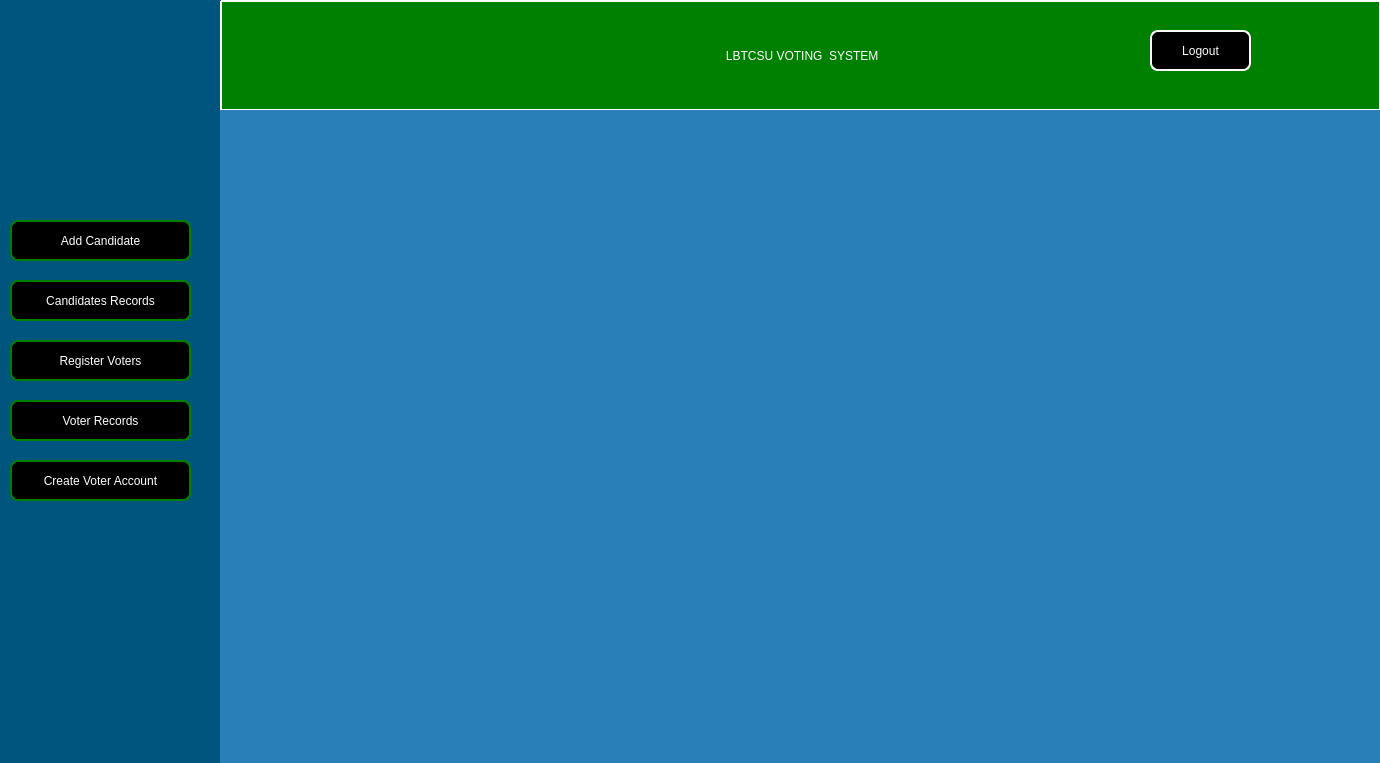
<?xml version="1.0" encoding="UTF-8"?>
<ui version="4.0">
 <class>Dashboard</class>
 <widget class="QDialog" name="Dashboard">
  <property name="geometry">
   <rect>
    <x>0</x>
    <y>0</y>
    <width>1380</width>
    <height>763</height>
   </rect>
  </property>
  <property name="windowTitle">
   <string>Dialog</string>
  </property>
  <property name="styleSheet">
   <string notr="true">
QDialog{



}</string>
  </property>
  <widget class="QPushButton" name="pushButton">
   <property name="geometry">
    <rect>
     <x>220</x>
     <y>0</y>
     <width>1161</width>
     <height>111</height>
    </rect>
   </property>
   <property name="styleSheet">
    <string notr="true">     
QPushButton{
                    color: rgb(255, 255, 255);
                    border:2px solid  white;
                    border-radius: 1px;
                    padding: 0 8px;
                    background-color: green;
                    font: 500 11pt ;
                   

}

 </string>
   </property>
   <property name="text">
    <string> LBTCSU VOTING  SYSTEM</string>
   </property>
  </widget>
  <widget class="QPushButton" name="btn_Dashboard_logout">
   <property name="geometry">
    <rect>
     <x>1150</x>
     <y>30</y>
     <width>101</width>
     <height>41</height>
    </rect>
   </property>
   <property name="styleSheet">
    <string notr="true">    
QPushButton{
                    color: rgb(255, 255, 255);
                    border:2px solid white;
                    border-radius: 8px;
                    padding: 0 8px;
                    background-color: rgb(255, 267, 245);
                    font: 500 11pt ;
                   

}

 </string>
   </property>
   <property name="text">
    <string>Logout</string>
   </property>
  </widget>
  <widget class="QPushButton" name="btn_Add_candidate">
   <property name="geometry">
    <rect>
     <x>10</x>
     <y>220</y>
     <width>181</width>
     <height>41</height>
    </rect>
   </property>
   <property name="styleSheet">
    <string notr="true">    
QPushButton{
                    color: rgb(255, 255, 255);
                    border:2px solid green;
                    border-radius: 8px;
                    padding: 0 8px;
                    background-color: rgb(255, 267, 245);
                    font: 500 11pt ;
                   

}

 </string>
   </property>
   <property name="text">
    <string>Add Candidate</string>
   </property>
  </widget>
  <widget class="QPushButton" name="btn_Register_Voter">
   <property name="geometry">
    <rect>
     <x>10</x>
     <y>340</y>
     <width>181</width>
     <height>41</height>
    </rect>
   </property>
   <property name="styleSheet">
    <string notr="true">    
QPushButton{
                    color: rgb(255, 255, 255);
                    border:2px solid green;
                    border-radius: 8px;
                    padding: 0 8px;
                    background-color: rgb(255, 267, 245);
                    font: 500 11pt ;
                   

}

 </string>
   </property>
   <property name="text">
    <string>Register Voters</string>
   </property>
  </widget>
  <widget class="QPushButton" name="btn_cadidates_records">
   <property name="geometry">
    <rect>
     <x>10</x>
     <y>280</y>
     <width>181</width>
     <height>41</height>
    </rect>
   </property>
   <property name="styleSheet">
    <string notr="true">    
QPushButton{
                    color: rgb(255, 255, 255);
                    border:2px solid green;
                    border-radius: 8px;
                    padding: 0 8px;
                    background-color: rgb(255, 267, 245);
                    font: 500 11pt ;
                   

}

 </string>
   </property>
   <property name="text">
    <string>Candidates Records</string>
   </property>
  </widget>
  <widget class="QPushButton" name="btn_voter_records">
   <property name="geometry">
    <rect>
     <x>10</x>
     <y>400</y>
     <width>181</width>
     <height>41</height>
    </rect>
   </property>
   <property name="styleSheet">
    <string notr="true">    
QPushButton{
                    color: rgb(255, 255, 255);
                    border:2px solid green;
                    border-radius: 8px;
                    padding: 0 8px;
                    background-color: rgb(255, 267, 245);
                    font: 500 11pt ;
                   

}

 </string>
   </property>
   <property name="text">
    <string>Voter Records</string>
   </property>
  </widget>
  <widget class="QLabel" name="BodyLabel">
   <property name="geometry">
    <rect>
     <x>220</x>
     <y>110</y>
     <width>1161</width>
     <height>763</height>
    </rect>
   </property>
   <property name="styleSheet">
    <string notr="true">background-color: #2980b9;</string>
   </property>
   <property name="text">
    <string/>
   </property>
  </widget>
  <widget class="QPushButton" name="btn_voter_account">
   <property name="geometry">
    <rect>
     <x>10</x>
     <y>460</y>
     <width>181</width>
     <height>41</height>
    </rect>
   </property>
   <property name="styleSheet">
    <string notr="true">    
QPushButton{
                    color: rgb(255, 255, 255);
                    border:2px solid green;
                    border-radius: 8px;
                    padding: 0 8px;
                    background-color: rgb(255, 267, 245);
                    font: 500 11pt ;
                   

}

 </string>
   </property>
   <property name="text">
    <string>Create Voter Account</string>
   </property>
  </widget>
  <widget class="QPushButton" name="Side_Nav">
   <property name="geometry">
    <rect>
     <x>0</x>
     <y>0</y>
     <width>221</width>
     <height>763</height>
    </rect>
   </property>
   <property name="styleSheet">
    <string notr="true">QPushButton{
	background-color: rgb(0, 85, 127);
	border-radius:0px;
	color:rgb(188, 188, 188);
}</string>
   </property>
   <property name="text">
    <string/>
   </property>
  </widget>
  <zorder>Side_Nav</zorder>
  <zorder>pushButton</zorder>
  <zorder>btn_Dashboard_logout</zorder>
  <zorder>btn_Add_candidate</zorder>
  <zorder>btn_Register_Voter</zorder>
  <zorder>btn_cadidates_records</zorder>
  <zorder>btn_voter_records</zorder>
  <zorder>BodyLabel</zorder>
  <zorder>btn_voter_account</zorder>
 </widget>
 <resources/>
 <connections/>
</ui>
